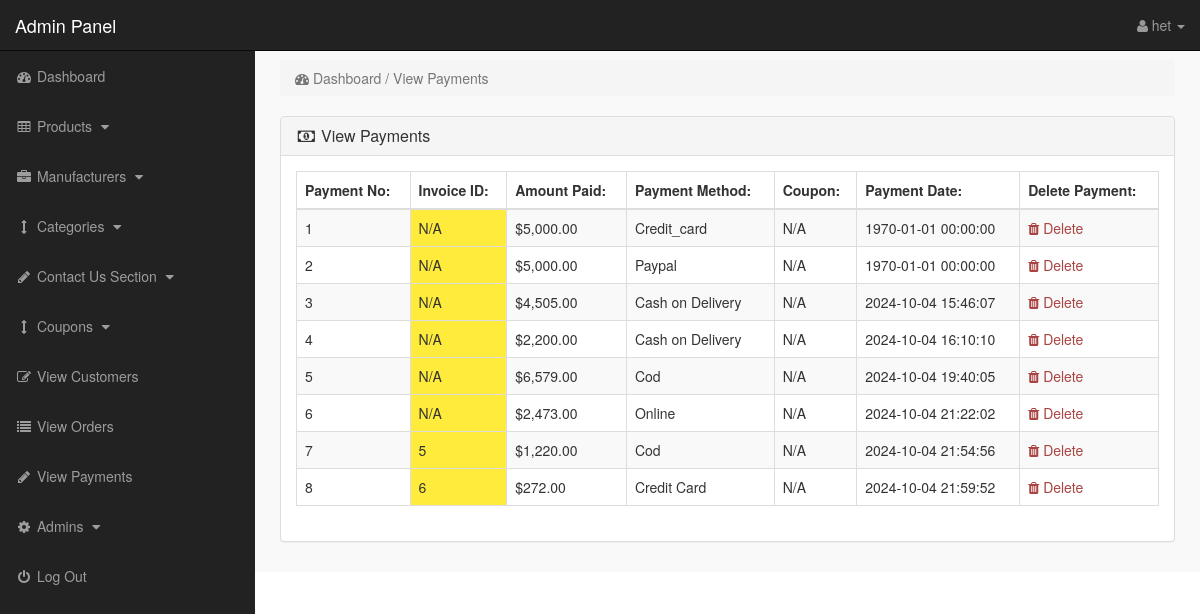
/admin/index.php?view_payments (signed in), run on an earlier commit of the app's database.
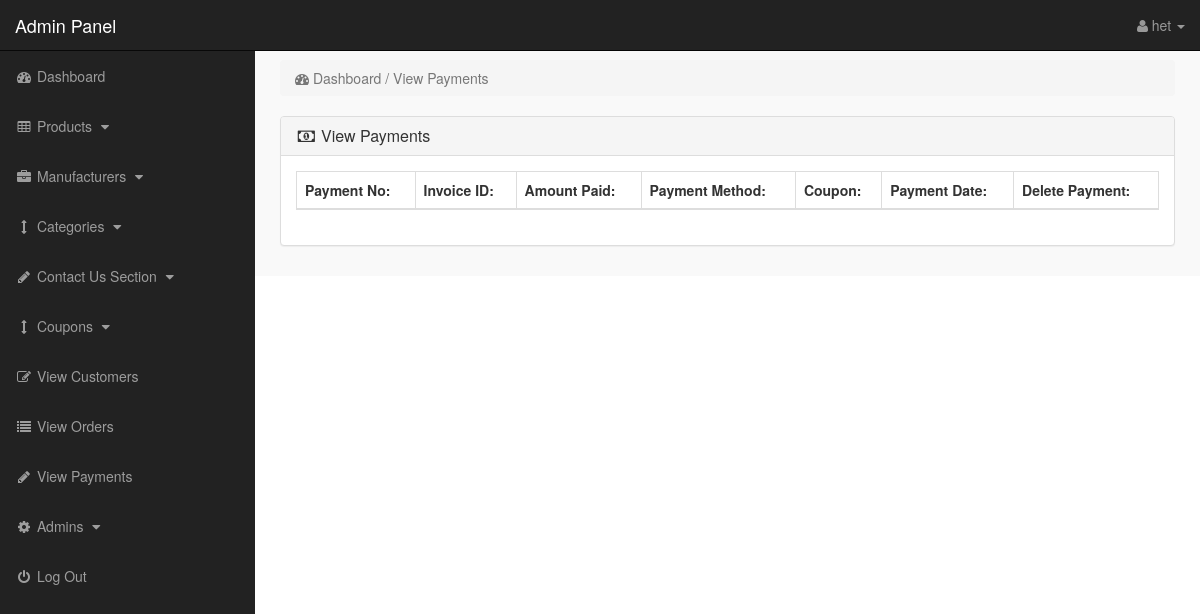
And on a later commit of the database.
### tables this page shows
CREATE TABLE `payments` (
  `payment_id` int(10) NOT NULL,
  `invoice_id` int(11) DEFAULT NULL,
  `amount` int(10) NOT NULL,
  `payment_mode` text NOT NULL,
  `ref_no` int(10) NOT NULL,
  `code` int(10) NOT NULL,
  `payment_date` text NOT NULL
);

### admin/view_payments.php (the view, shortened to what the changed rows need)
<?php
if (!isset($_SESSION['admin_email'])) {
    echo "<script>window.open('login.php','_self')</script>";
} else {
?>
    <div class="row">
        <div class="col-lg-12">
            <div class="panel panel-default">
                <div class="panel-body">
                    <div class="table-responsive">
                        <table class="table table-hover table-bordered table-striped table-sm">
                            <thead class="thead-dark">
                                <tr>
                                    <th>Payment No:</th>
                                    <th>Invoice ID:</th>
                                    <th>Amount Paid:</th>
                                    <th>Payment Method:</th>
                                    <th>Coupon:</th>
                                    <th>Payment Date:</th>
                                    <th>Delete Payment:</th>
                                </tr>
                            </thead>
                            <tbody>
                                <?php
                                $i = 0;
                                $get_payments = "SELECT * FROM payments";
                                $run_payments = mysqli_query($con, $get_payments);
                                if ($run_payments) {
                                    while ($row_payments = mysqli_fetch_array($run_payments)) {
                                        $payment_id = $row_payments['payment_id'];
                                        $invoice_id = isset($row_payments['invoice_id']) ? $row_payments['invoice_id'] : 'N/A';
                                        $amount = $row_payments['amount'];
                                        $payment_mode = $row_payments['payment_mode'];
                                        $coupon = isset($row_payments['coupon']) ? $row_payments['coupon'] : 'N/A';
                                        $payment_date = $row_payments['payment_date'];
                                        $i++;
                                ?>
                                    <tr>
                                        <td><?php echo $i; ?></td>
                                        <td style="background-color: #ffeb3b;"><?php echo $invoice_id; ?></td>
                                        <td>$<?php echo number_format($amount, 2); ?></td>
                                        <td><?php echo ucfirst($payment_mode); ?></td>
                                        <td><?php echo $coupon; ?></td>
                                        <td><?php echo date('Y-m-d H:i:s', strtotime($payment_date)); ?></td>
                                        <td>
                                            <a href="index.php?payment_delete=<?php echo $payment_id; ?>" class="text-danger">
                                                <i class="fa fa-trash"></i> Delete
                                            </a>
                                        </td>
                                    </tr>
                                <?php
                                    }
                                } else {
                                    echo "<tr><td colspan='7'>Error fetching payments: " . mysqli_error($con) . "</td></tr>";
                                }
                                ?>
                            </tbody>
                        </table>
                    </div>
                </div>
            </div>
        </div>
    </div>
<?php } ?>

### admin/includes/sidebar.php (shortened to what the changed rows need)
<?php
if (!isset($_SESSION['admin_email'])) {
    echo "<script>window.open('login.php','_self')</script>";
} else {
?>
    <nav class="navbar navbar-inverse navbar-fixed-top">
        <div class="navbar-header">
            <a class="navbar-brand" href="index.php?dashboard">Admin Panel</a>
        </div>
        <ul class="nav navbar-right top-nav">
            <li class="dropdown">
                <a href="#" class="dropdown-toggle" data-toggle="dropdown">
                    <i class="fa fa-user"></i>
                    <?php echo $admin_name; ?> <b class="caret"></b>
                </a>
            </li>
        </ul>
        <div class="collapse navbar-collapse navbar-ex1-collapse">
            <ul class="nav navbar-nav side-nav">
                <li>
                    <a href="index.php?dashboard">
                        <i class="fa fa-fw fa-dashboard"></i> Dashboard
                    </a>
                </li>
                <li>
                    <a href="#" data-toggle="collapse" data-target="#products">
                        <i class="fa fa-fw fa-table"></i> Products
                        <i class="fa fa-fw fa-caret-down"></i>
                    </a>
                </li>
                <li>
                    <a href="#" data-toggle="collapse" data-target="#manufacturers">
                        <i class="fa fa-fw fa-briefcase"></i> Manufacturers
                        <i class="fa fa-fw fa-caret-down"></i>
                    </a>
                </li>
                <li>
                    <a href="#" data-toggle="collapse" data-target="#cat">
                        <i class="fa fa-fw fa-arrows-v"></i> Categories
                        <i class="fa fa-fw fa-caret-down"></i>
                    </a>
                </li>
                <li>
                    <a href="#" data-toggle="collapse" data-target="#contact_us">
                        <i class="fa fa-fw fa-pencil"> </i> Contact Us Section
                        <i class="fa fa-fw fa-caret-down"></i>
                    </a>
                </li>
                <li>
                    <a href="#" data-toggle="collapse" data-target="#coupons">
                        <i class="fa fa-fw fa-arrows-v"></i> Coupons
                        <i class="fa fa-fw fa-caret-down"></i>
                    </a>
                </li>
                <li>
                    <a href="index.php?view_customers">
                        <i class="fa fa-fw fa-edit"></i> View Customers
                    </a>
                </li>
                <li>
                    <a href="index.php?view_orders">
                        <i class="fa fa-fw fa-list"></i> View Orders
                    </a>
                </li>
                <li>
                    <a href="index.php?view_payments">
                        <i class="fa fa-fw fa-pencil"></i> View Payments
                    </a>
                </li>
                <li>
                    <a href="#" data-toggle="collapse" data-target="#users">
                        <i class="fa fa-fw fa-gear"></i> Admins
                        <i class="fa fa-fw fa-caret-down"></i>
                    </a>
                </li>
                <li>
                    <a href="logout.php">
                        <i class="fa fa-fw fa-power-off"></i> Log Out
                    </a>
                </li>
            </ul>
        </div>
    </nav>
<?php } ?>

What changed in the data, as far as the page shows it:
removed payments: invoice "N/A", amount "5,000.00", payment_mode "Credit_card", coupon "N/A", payment_date "1970-01-01 00:00:00"
removed payments: invoice "N/A", amount "5,000.00", payment_mode "Paypal", coupon "N/A", payment_date "1970-01-01 00:00:00"
removed payments: invoice "N/A", amount "4,505.00", payment_mode "Cash on Delivery", coupon "N/A", payment_date "2024-10-04 15:46:07"
removed payments: invoice "N/A", amount "2,200.00", payment_mode "Cash on Delivery", coupon "N/A", payment_date "2024-10-04 16:10:10"
removed payments: invoice "N/A", amount "6,579.00", payment_mode "Cod", coupon "N/A", payment_date "2024-10-04 19:40:05"
removed payments: invoice "N/A", amount "2,473.00", payment_mode "Online", coupon "N/A", payment_date "2024-10-04 21:22:02"
removed payments: invoice "5", amount "1,220.00", payment_mode "Cod", coupon "N/A", payment_date "2024-10-04 21:54:56"
removed payments: invoice "6", amount "272.00", payment_mode "Credit Card", coupon "N/A", payment_date "2024-10-04 21:59:52"
